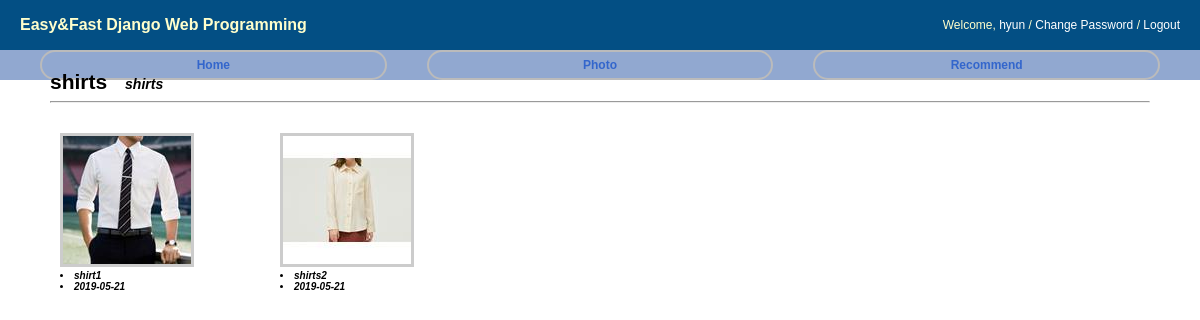
Screenshot of /photo/album/2/ with the database file from the repository.
### photo/models.py (models this page shows, shortened)
class Album(models.Model):
    name = models.CharField(max_length=50)
    description = models.CharField('One Line Description', max_length=100, blank=True)
    class Meta:
        ordering = ['name']

class Photo(models.Model):
    album = models.ForeignKey('Album', on_delete=models.CASCADE)
    title = models.CharField(max_length=50)
    image = ThumbnailImageField(upload_to='photo/%Y/%m')
    description = models.TextField('Photo Description', blank=True)
    upload_date = models.DateTimeField('Upload Date', auto_now_add=True)
    class Meta:
        ordering = ['title']
    def get_absolute_url(self):
        return reverse('photo:photo_detail', args=(self.id,))

### photo/views.py (the view)
# urls.py: path('album/<int:pk>/', AlbumDV.as_view(), name='album_detail'),
class AlbumDV(DetailView):
    model = Album

### photo/fields.py (called while the page is built)
def _add_thumb(s):
    parts = s.split(".")
    parts.insert(-1, "thumb")
    if parts[-1].lower() not in ['jpeg', 'jpg']:
        parts[-1] = 'jpg'
    return ".".join(parts)

    def _get_thumb_url(self):
        return _add_thumb(self.url)

### photo/templates/photo/album_detail.html (shortened to what this page needs)
{% extends "base.html" %}
{% load staticfiles %}
{% block extrastyle %}{% static "photo/photo.css" %}{% endblock %}
{% block content %}
<div id="content">
    <h2 style="display:inline">{{ object.name }}</h2>
    &emsp;<b><i>{{ object.description }}</i></b>
    <hr/>
    <div class="album-detail">
        {% for photo in object.photo_set.all %}
        <div class="album-detail-photo">
            <a href="{{ photo.get_absolute_url }}">
            <img class="thumbnail" src="{{ photo.image.thumb_url }}" />
            </a>
            <li>{{ photo.title }}</li>
            <li>{{ photo.upload_date|date:"Y-m-d" }}</li>
        </div>
        {% endfor %}
    </div>
</div>
{% endblock %}

### static/css/base.css (style rules this page uses)
body { font-family: "Lucida Grande", Verdana, Arial, sans-serif; font-size: 14px; }
div#content { position: absolute; top: 70px; left: 50px; right: 50px; }
a:link, a:visited { color: #369; text-decoration: none; }

### photo/static/photo.css (style rules this page uses)
div.album-detail { margin: 30px 10px; }
div.album-detail-photo { float: left; width: 220px; height: 220px; }
div.album-detail-photo > li { font-size: 10px; font-weight: bold; font-style: italic; }
img.thumbnail { border:3px solid #ccc; }

### rows the page displays
Album: name "shirts", description "shirts"
Photo: shows a picture, title "shirt1", upload_date "2019-05-21"
Photo: shows a picture, title "shirts2", upload_date "2019-05-21"
